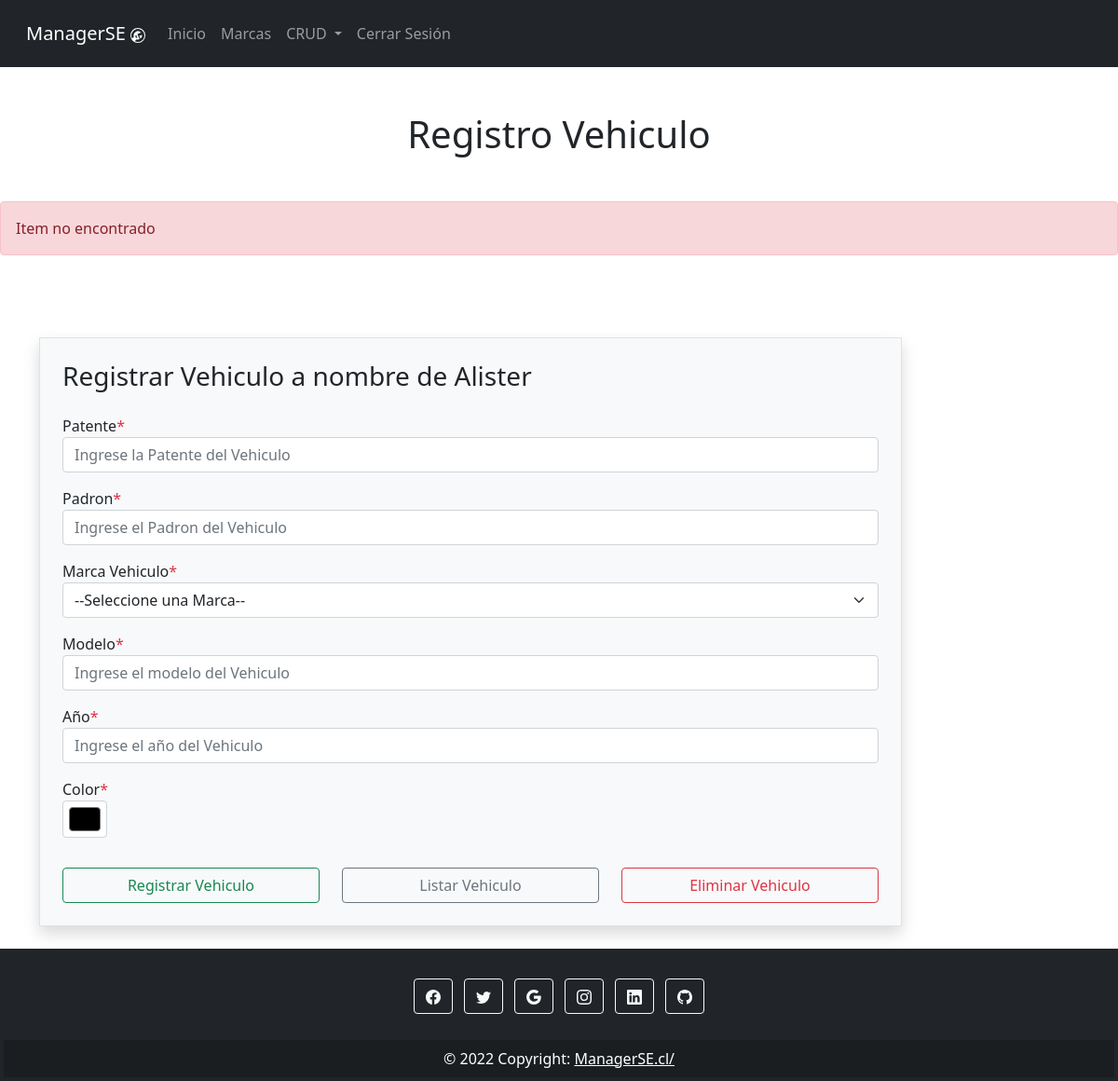
Page /crud/vehiculo/1/ (signed in) on the earlier database version.
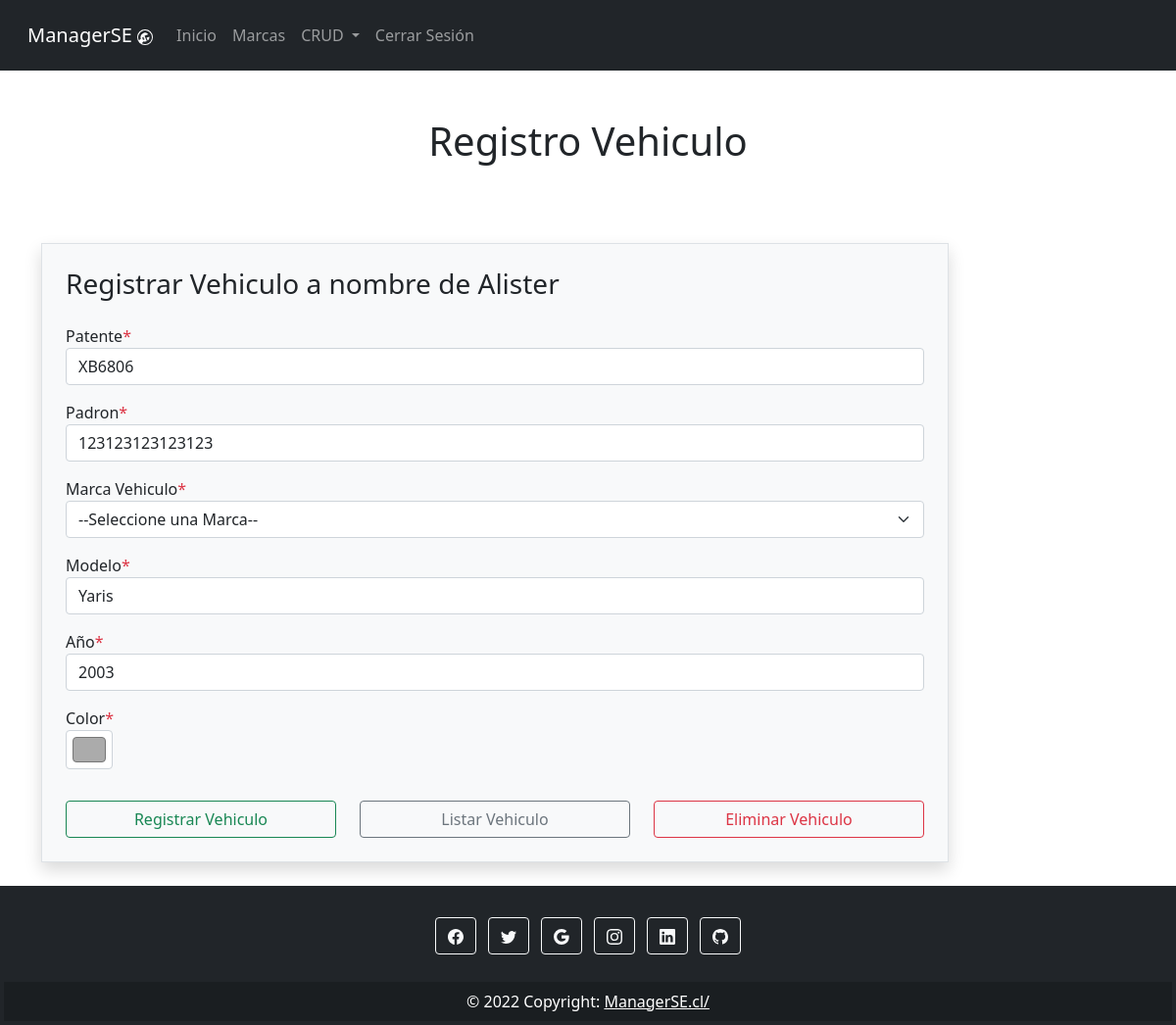
Same page on the later database version.
### CRUD/models.py (models this page shows)
class Vehiculo(models.Model):
    idCliente = models.IntegerField()
    patente = models.CharField(max_length= 6, unique = True)
    padron = models.CharField(max_length=17, unique = True)
    color  = models.CharField(max_length = 15)
    modelo = models.CharField(max_length = 20)
    marca = models.TextField(max_length=50)
    year = models.IntegerField()

### CRUD/views.py (the view)
# urls.py: path('vehiculo/<int:id>/', views.viewReadVehiculo, name="vehiculo"),
@login_required
def viewReadVehiculo(request, id):
    cntx = {}
    try:
        fila = Vehiculo.objects.get(pk = id)
        cntx = {'fila': fila}
    except:
        cntx = {'error': 'Item no encontrado'}
    marcas = Marca.objects.all()
    cntx["marcas"] = marcas
    return render(request, 'vehiculo.html', cntx)

### CRUD/templates/vehiculo.html (shortened to what this page needs)
{% extends "index.html" %}
{% block tituloPagina %}
    <div class="text-center mt-5">
        <h1>Registro Vehiculo</h1>
    </div>
{% endblock %}
{% block mensaje %}
{% if mensaje %}
    <div class="alert alert-success mt-5" role="alert">
        {{ mensaje }}
    </div>
{% elif error %}
    <div class="alert alert-danger mt-5" role="alert">
        {{ error }}
    </div>
{% endif %}
{% endblock %}
{% block contenido %}
<br>
    <div class="container">
        <div class="row">
            <div class="col-md-10 off-md-4">
                <div class="signup-form">
                    <form action="{%url 'vehiculo' %}" method="POST" autocomplete="off" class="mt-5 border p-4 bg-light shadow">
                        <h3 class="mb-4">Registrar Vehiculo a nombre de {{user.first_name}}</h3>
                        <div class="mb-3 col-md-12">
                            <label for="txtPatente">Patente<span class="text-danger">*</span></label>
                            <input type="text" id="txtPatente" name="txtPatente" placeholder="Ingrese la Patente del Vehiculo" class="txtPatente form-control" value="{{ fila.patente }}">
                        </div>
                        <div class="mb-3 col-md-12">
                            <label for="txtPadron">Padron<span class="text-danger">*</span></label>
                            <input type="text" id="txtPadron" name="txtPadron" placeholder="Ingrese el Padron del Vehiculo" class="txtPadron form-control" value="{{ fila.padron }}">
                        </div>
                        <div class="mb-3 col-md-12">
                        <label for="txtMarca">Marca Vehiculo<span class="text-danger">*</span></label>
                        <select name="txtMarca" class="form-select txtMarca" id="txtMarca" value="{{fila.txtMarca}}">
                            <option selected hidden value="0">--Seleccione una Marca--</option>
                        </select>
                        </div>
                        <div class="mb-3 col-md-12">
                            <label for="txtModelo">Modelo<span class="text-danger">*</span></label>
                            <input type="text" id="txtModelo" name="txtModelo" placeholder="Ingrese el modelo del Vehiculo" class="txtModelo form-control" value="{{ fila.modelo }}">
                        </div>
                        <div class="mb-3 col-md-12">
                            <label for="txtAnio">Año<span class="text-danger">*</span></label>
                            <input type="text" id="txtAnio" name="txtAnio" placeholder="Ingrese el año del Vehiculo" class="txtColor form-control" value="{{ fila.year }}">
                        </div>
                        <div class="mb-3 col-md-1">
                            <label for="txtColor">Color<span class="form-label text-danger">*</span></label>
                            <input type="color" id="txtColor" name="txtColor" placeholder="Ingrese el color del Vehiculo" class="txtColor form-control form-control-color" value="{{ fila.color }}">
                        </div>
                        <div class="row">
                          <div class="col-md-4 mt-3">
                            <input type="submit" name="btnCreate" class="btnCreate btn btn-outline-success form-control" value="Registrar Vehiculo">
                          </div>
                          <div class="col-md-4 mt-3">
                            <input type="submit" name="btnRead" class="btnRead btn btn-outline-secondary form-control" value="Listar Vehiculo">
                          </div>
                          <div class="col-md-4 mt-3">
                            <input type="submit" name="btnDelete" class="btnDelete btn btn-outline-danger form-control" value="Eliminar Vehiculo">
                          </div>
                        </div>
                    </form>
                </div>
            </div>
        </div>
    </div>
{% endblock %}

Differences in the rows shown:
added Vehiculo: txtPatente "XB6806", txtPadron "123123123123123", txtModelo "Yaris", txtAnio "2003", txtColor "#ababab"
Other differences:
{{ error }}: "Item no encontrado" → (not shown)
form field txtColor: "#000000" → (not shown)
